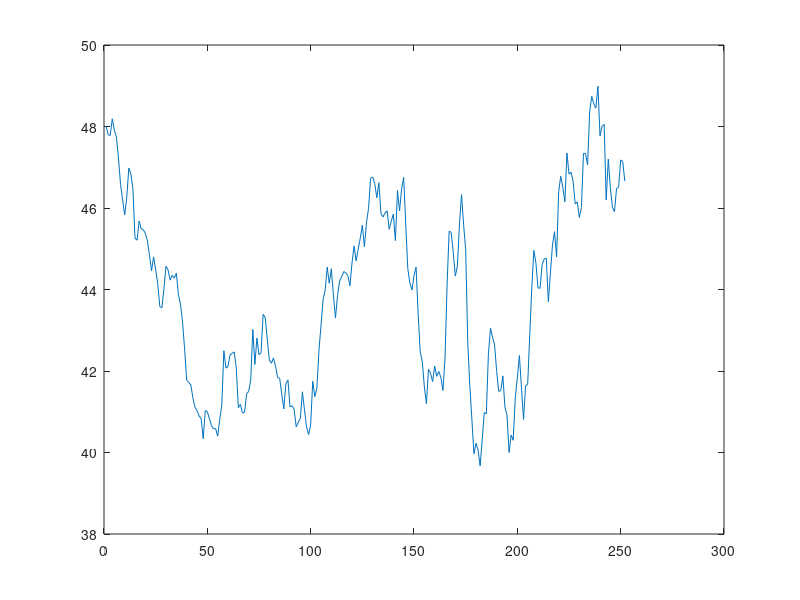

Write MATLAB code to recreate this figure.
%%ECE 2409-001
%%Brendan Burke
%%Homework 4
clear;clc;close all
Published=datestr(now, 21)

%PART 1
load fordstock.mat
plot(ford)
[val,loc]=sort(ford, 'descend');
H=loc(5);
fprintf('The stock closed at its fifth highest value on day %g.\n',H);
fprintf('\n');
%PART 2
[val,loc]=sort(ford,'ascend');
Z=val(1:5);
Y=loc(1:5);
X=[Z,Y];
fprintf('5 Lowest Closings:\n');
fprintf('\n');
fprintf('Close  | Day\n');
fprintf('________________\n');
fprintf('$%2.2f | %g\n',X');
fprintf('\n');
%PART 3
[val,loc]=sort(ford, 'descend');
A=val(end);
B=loc(end);
fprintf('At its lowest point, the stock closed at $%g on day %g.\n',A,B);
fprintf('\n');
%PART 4
[xmax i]=max(ford);
C=xmax;
D=i;
fprintf('At its highest point, the stock closed at $%g on day %g.\n',C,D);
fprintf('\n');
%PART 5
J=loc(1);
K=loc(end);
P=J-K;
fprintf('%g days passed between the lowest and highest closings.\n',P);